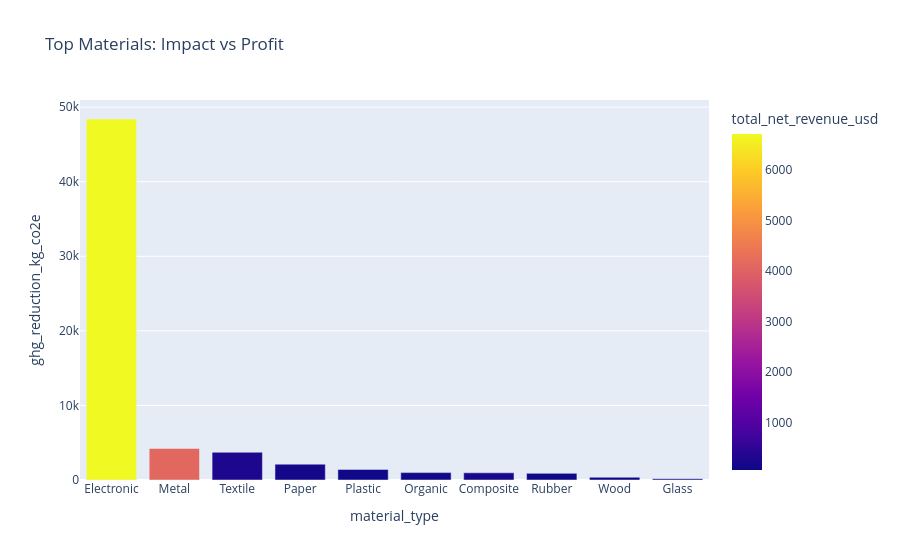

Source (notebook cell):
### Code cell
fig = px.bar(
    top,
    x='material_type',
    y='ghg_reduction_kg_co2e',
    color='total_net_revenue_usd',
    title='Top Materials: Impact vs Profit'
)

fig.show()

### Figure 1 — Plotly figure (JSON) as saved in the notebook; plotly's stock layout.template omitted (floating-point values rounded to 4 significant figures)
{"data": [{"hovertemplate": "material_type=%{x}<br>ghg_reduction_kg_co2e=%{y}<br>total_net_revenue_usd=%{marker.color}<extra></extra>", "legendgroup": "", "marker": {"color": [6714.0, 4117.0, 265.7, 145.6, 91.02, 81.66, 192.2, 81.85, 60.13, 71.81], "coloraxis": "coloraxis", "pattern": {"shape": ""}}, "name": "", "orientation": "v", "showlegend": false, "textposition": "auto", "type": "bar", "x": ["Electronic", "Metal", "Textile", "Paper", "Plastic", "Organic", "Composite", "Rubber", "Wood", "Glass"], "xaxis": "x", "y": [48410.0, 4229.0, 3720.0, 2124.0, 1420.0, 992.9, 964.0, 889.5, 366.2, 173.1], "yaxis": "y"}], "layout": {"barmode": "relative", "coloraxis": {"colorbar": {"title": {"text": "total_net_revenue_usd"}}, "colorscale": [[0, "#0d0887"], [0.1111, "#46039f"], [0.2222, "#7201a8"], [0.3333, "#9c179e"], [0.4444, "#bd3786"], [0.5556, "#d8576b"], [0.6667, "#ed7953"], [0.7778, "#fb9f3a"], [0.8889, "#fdca26"], [1, "#f0f921"]]}, "legend": {"tracegroupgap": 0}, "title": {"text": "Top Materials: Impact vs Profit"}, "xaxis": {"anchor": "y", "domain": [0, 1], "title": {"text": "material_type"}}, "yaxis": {"anchor": "x", "domain": [0, 1], "title": {"text": "ghg_reduction_kg_co2e"}}}}
